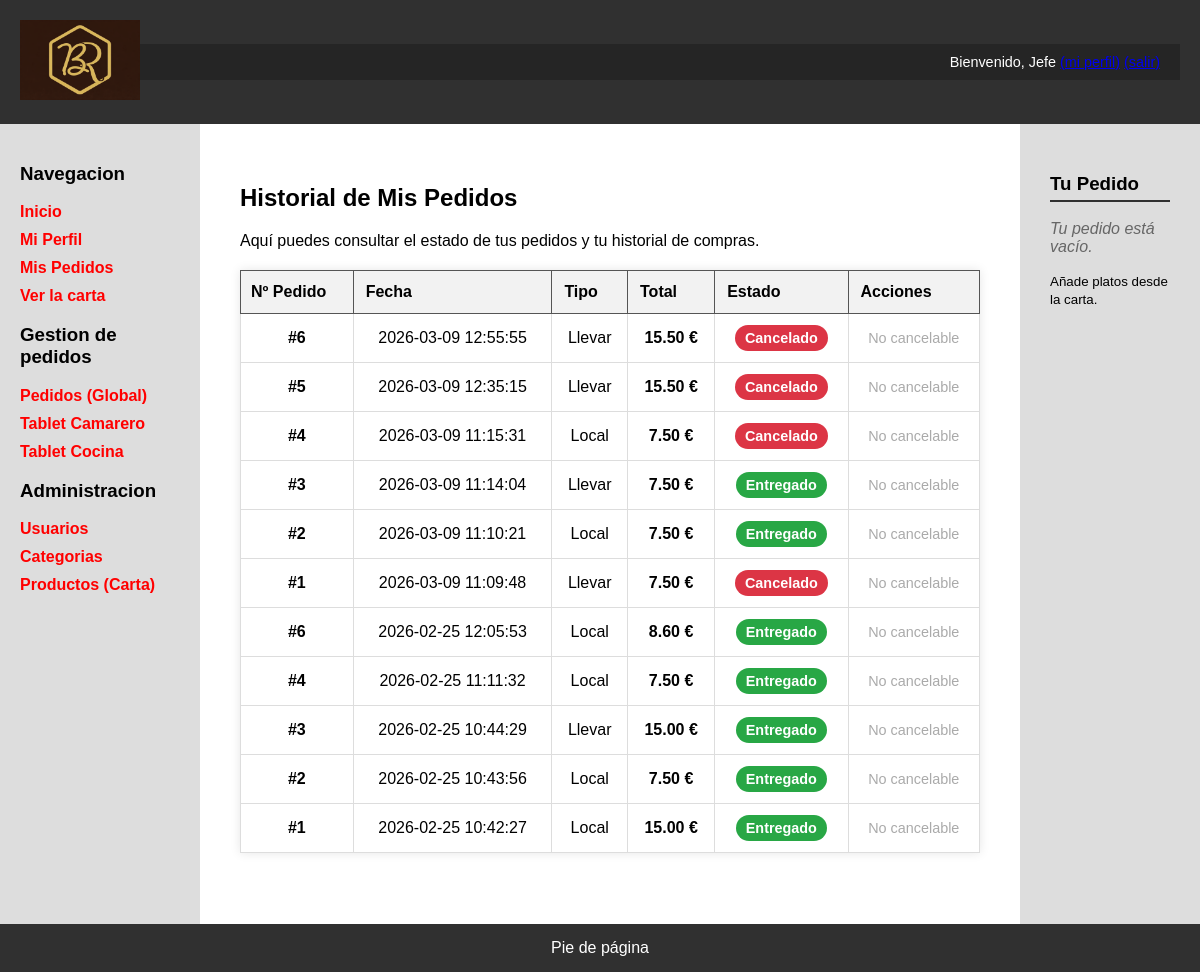
Page /mis_pedidos.php (signed in) on the committed database.
### tables this page shows
CREATE TABLE `pedidos` (
  `id` int(11) NOT NULL,
  `id_usuario` int(11) NOT NULL,
  `numero_pedido` int(11) NOT NULL,
  `fecha` datetime DEFAULT current_timestamp(),
  `estado` enum('Recibido','En preparacion','Cocinando','Listo cocina','Terminado','Entregado','Cancelado') NOT NULL DEFAULT 'Recibido',
  `tipo` enum('Local','Llevar') NOT NULL,
  `total` decimal(10,2) NOT NULL DEFAULT 0.00
);

### mis_pedidos.php (the view, shortened to what this page needs)
<?php
$conn = Aplicacion::getInstance()->getConexionBd();
$idUsuario = 0;
if (isset($_SESSION['id_usuario'])) {
    $idUsuario = (int)$_SESSION['id_usuario'];
} elseif (isset($_SESSION['id'])) {
    $idUsuario = (int)$_SESSION['id'];
}
$query = "SELECT * FROM Pedidos WHERE id_usuario = $idUsuario ORDER BY fecha DESC";
$rs = $conn->query($query);
$contenidoPrincipal = <<<EOS
    <h1>Historial de Mis Pedidos</h1>
    <p>Aquí puedes consultar el estado de tus pedidos y tu historial de compras.</p>
EOS;
if ($rs && $rs->num_rows > 0) {
    $contenidoPrincipal .= "<table class='mis-pedidos-tabla'>";
    $contenidoPrincipal .= "<thead class='mis-pedidos-thead'>
        <tr>
            <th class='mis-pedidos-th-principal'>Nº Pedido</th>
            <th class='mis-pedidos-th'>Fecha</th>
            <th class='mis-pedidos-th'>Tipo</th>
            <th class='mis-pedidos-th'>Total</th>
            <th class='mis-pedidos-th'>Estado</th>
            <th class='mis-pedidos-th'>Acciones</th>
        </tr>
    </thead><tbody>";
    while ($fila = $rs->fetch_assoc()) {
        $totalFmt = number_format($fila['total'], 2, '.', '');
        $claseEstado = 'badge-estado--generico';
        switch ($fila['estado']) {
            case 'Terminado':
            case 'Entregado': $claseEstado = 'badge-estado--terminado'; break;
            case 'Cancelado': $claseEstado = 'badge-estado--cancelado'; break;
        }
        $badgeEstado = "<span class='badge-estado {$claseEstado}'>{$fila['estado']}</span>";
        $contenidoPrincipal .= "<tr class='mis-pedidos-row'>";
        $contenidoPrincipal .= "<td class='mis-pedidos-cell mis-pedidos-cell--numero'>#{$fila['numero_pedido']}</td>";
        $contenidoPrincipal .= "<td class='mis-pedidos-cell'>{$fila['fecha']}</td>";
        $contenidoPrincipal .= "<td class='mis-pedidos-cell'>{$fila['tipo']}</td>";
        $contenidoPrincipal .= "<td class='mis-pedidos-cell mis-pedidos-total'><strong>{$totalFmt} €</strong></td>";
        $contenidoPrincipal .= "<td class='mis-pedidos-cell'>{$badgeEstado}</td>";
        $contenidoPrincipal .= "<td class='mis-pedidos-cell'>";
        if ($fila['estado'] === 'Recibido') {
            $contenidoPrincipal .= "
                <form action='mis_pedidos.php' method='POST' class='form-inline form-cancelar-pedido-cliente' data-mensaje='¿Seguro que deseas cancelar tu pedido?'>
                    <input type='hidden' name='id_pedido' value='{$fila['id']}'>
                    <input type='hidden' name='accion' value='cancelar'>
                    <button type='submit' class='btn-cancelar-pedido-cliente'>Cancelar</button>
                </form>
            ";
        } else {
            $contenidoPrincipal .= "<span class='mis-pedidos-no-cancelable'>No cancelable</span>";
        }
        $contenidoPrincipal .= "</td>";
        $contenidoPrincipal .= "</tr>";
    }
    $contenidoPrincipal .= "</tbody></table>";
} else {
    $contenidoPrincipal .= "<div class='mis-pedidos-empty'>
        <p>Aún no has realizado ningún pedido con nosotros.</p>
        <a href='carta.php' class='mis-pedidos-empty-link'>Ir a la Carta</a>
    </div>";
}
require __DIR__.'/includes/vistas/plantillas/plantilla.php';

### CSS/estilo.css (style rules this page uses)
body { background-color: #CDCDCD; margin: 0; font-family: Arial, sans-serif; }
table { width: 100%; border-collapse: collapse; margin-top: 20px; }
th { background-color: #f2f2f2; padding: 12px; border: 1px solid #ccc; text-align: left; }
td { padding: 10px; border: 1px solid #eee; }
.mis-pedidos-tabla { width: 100%; text-align: center; border-collapse: collapse; background: white; margin-top: 20px; box-shadow: 0 0 10px rgba(0, 0, 0, 0.1); }
.mis-pedidos-thead { background: #303030; color: black; }
.mis-pedidos-th-principal { padding: 10px; border: 1px solid #555; }
.mis-pedidos-th { border: 1px solid #555; }
.mis-pedidos-row { border-bottom: 1px solid #eee; }
.mis-pedidos-cell { border: 1px solid #ddd; }
.mis-pedidos-cell--numero { padding: 15px; font-weight: bold; border: 1px solid #ddd; }
.mis-pedidos-total { font-weight: bold; }
.mis-pedidos-no-cancelable { color: #aaa; font-size: 0.9em; }
.badge-estado { color: white; padding: 5px 10px; border-radius: 15px; font-size: 0.9em; font-weight: bold; }
.badge-estado--terminado { background: #28a745; }
.badge-estado--cancelado { background: #dc3545; }

### rows in the picture
pedidos: numero_pedido "6", fecha "2026-03-09 12:55:55", tipo "Llevar", total "15.50", estado "Cancelado", shows "No cancelable"
pedidos: numero_pedido "5", fecha "2026-03-09 12:35:15", tipo "Llevar", total "15.50", estado "Cancelado", shows "No cancelable"
pedidos: numero_pedido "4", fecha "2026-03-09 11:15:31", tipo "Local", total "7.50", estado "Cancelado", shows "No cancelable"
pedidos: numero_pedido "3", fecha "2026-03-09 11:14:04", tipo "Llevar", total "7.50", estado "Entregado", shows "No cancelable"
pedidos: numero_pedido "2", fecha "2026-03-09 11:10:21", tipo "Local", total "7.50", estado "Entregado", shows "No cancelable"
pedidos: numero_pedido "1", fecha "2026-03-09 11:09:48", tipo "Llevar", total "7.50", estado "Cancelado", shows "No cancelable"
pedidos: numero_pedido "6", fecha "2026-02-25 12:05:53", tipo "Local", total "8.60", estado "Entregado", shows "No cancelable"
pedidos: numero_pedido "4", fecha "2026-02-25 11:11:32", tipo "Local", total "7.50", estado "Entregado", shows "No cancelable"
pedidos: numero_pedido "3", fecha "2026-02-25 10:44:29", tipo "Llevar", total "15.00", estado "Entregado", shows "No cancelable"
pedidos: numero_pedido "2", fecha "2026-02-25 10:43:56", tipo "Local", total "7.50", estado "Entregado", shows "No cancelable"
pedidos: numero_pedido "1", fecha "2026-02-25 10:42:27", tipo "Local", total "15.00", estado "Entregado", shows "No cancelable"

### other values in the picture
$_SESSION['nombre'] "Jefe"
